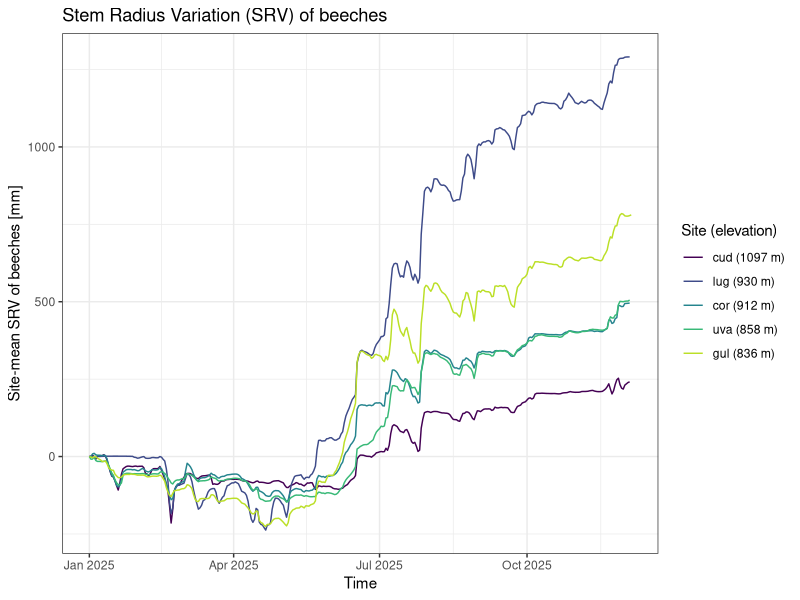
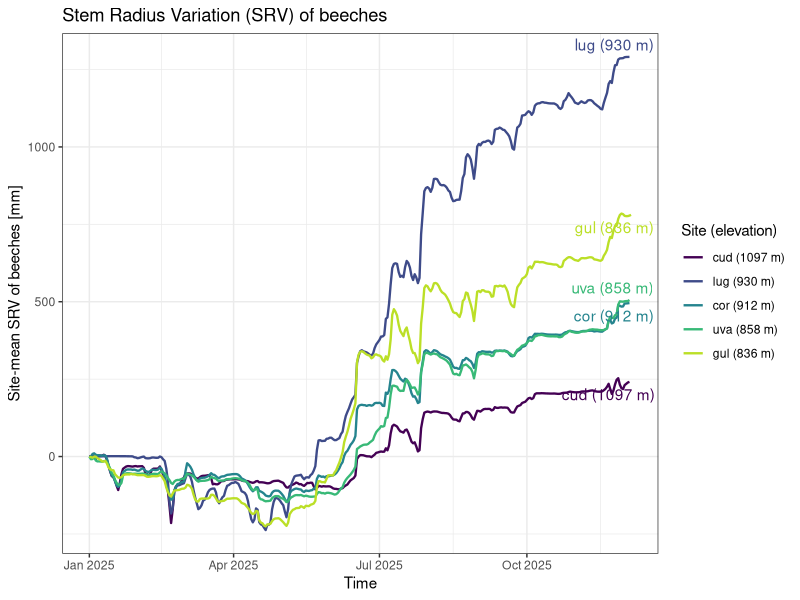
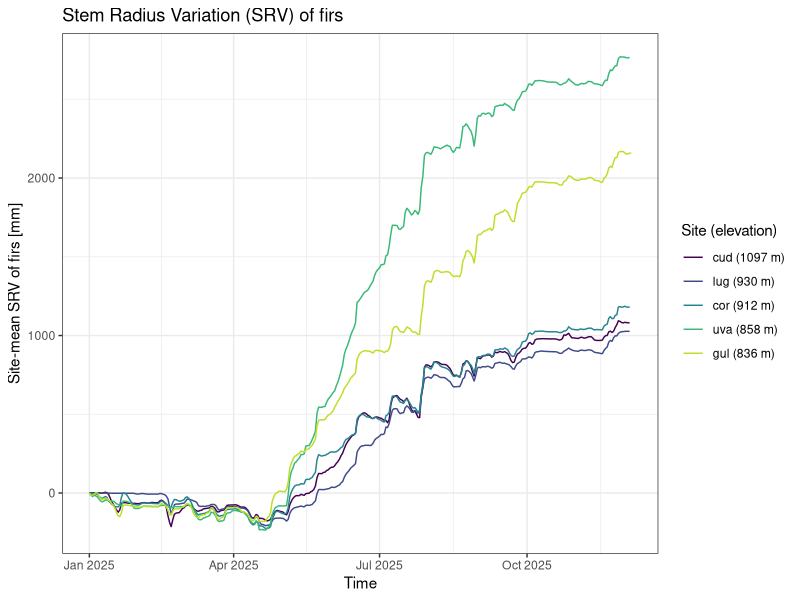
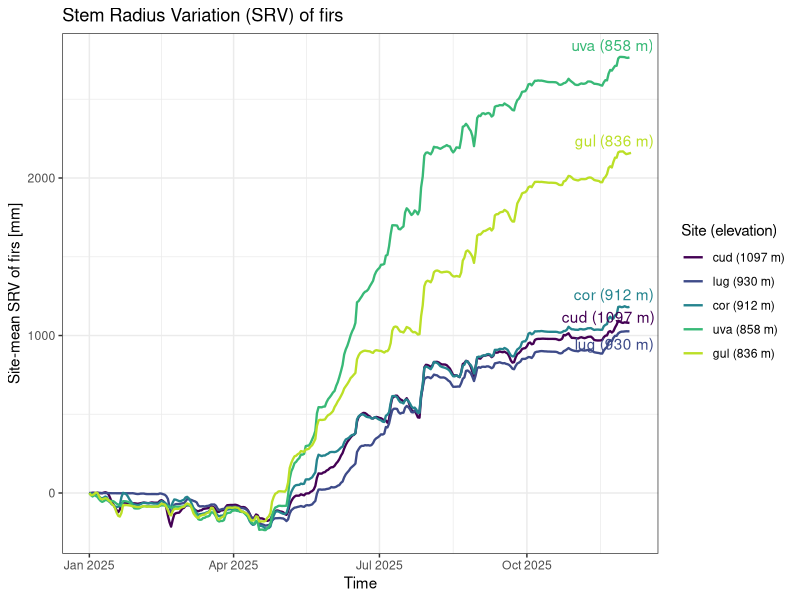
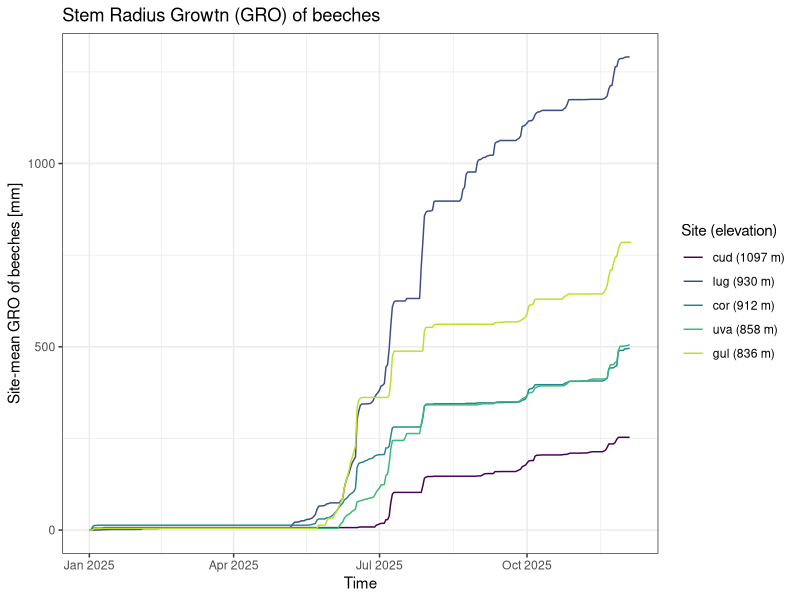
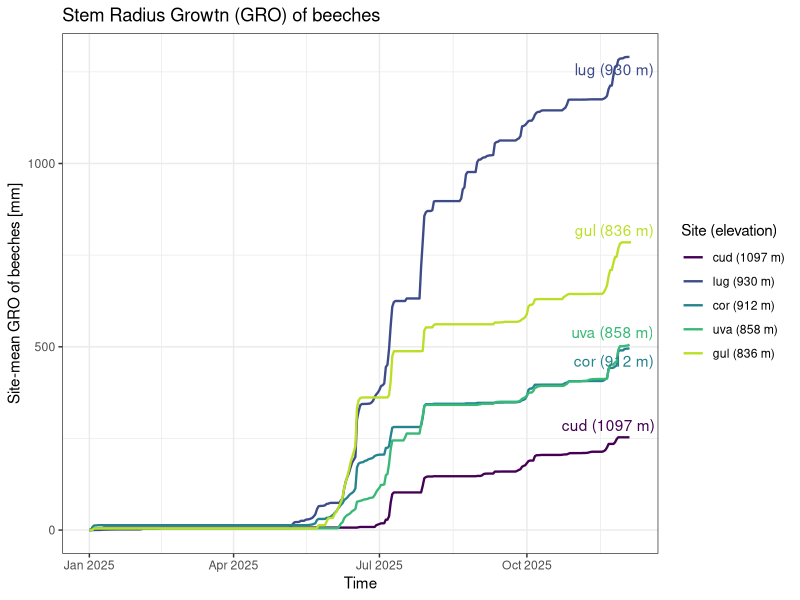
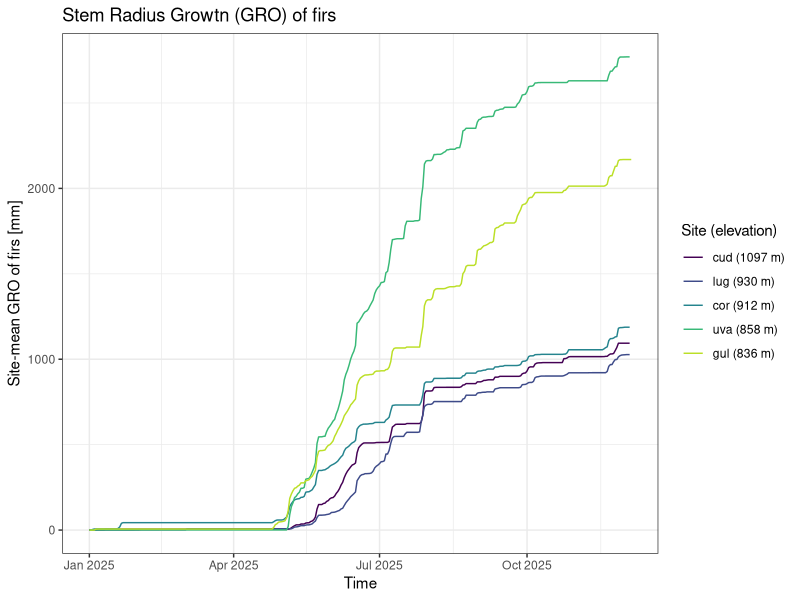
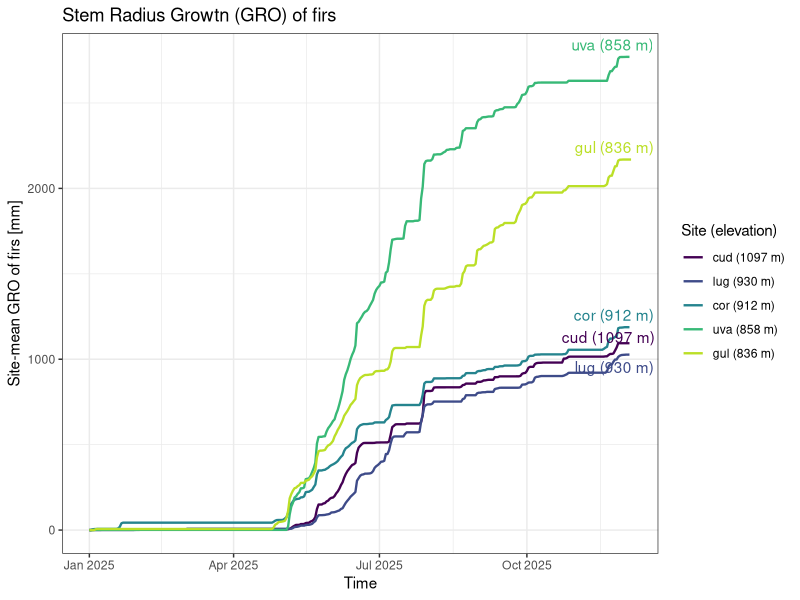

These figures' R source, in order:
library(readxl)
library(dplyr)
library(stringr)
library(tidyverse)
library(lubridate)
library(ggplot2)
library(ggrepel)



cud <- read_excel("data/003a_Cudinka_7ddm.xlsx")
cor <- read_excel("data/004a_CorUvala_11ddm.xlsx")
gul <- read_excel("data/005a_GulVrh_8ddm.xlsx")
uva <- read_excel("data/007a_Uvalica_8ddm.xlsx")
lug <- read_excel("data/009a_Lugarnica_9ddm.xlsx")

meta <- read_excel("dendrometers list.xlsx" )

# change the single digit serial number to double digit
# change the code for C.uval from CU to CO so CU is exluded to Cudinka
meta <- meta %>%
  mutate(
    `ddm_serial_no.` = sprintf("%02d",  as.integer(`ddm_serial_no.`)),
    CODE = if_else(
      Plot=="C.uvala" & str_detect (CODE, "^CU"),
      str_replace(CODE, "^CU", "CO"),
      CODE
    )
  )


head(meta)


# select only beech and fir
target_serials <- meta %>% 
  filter (str_detect(tolower(species), 
                     "fagus_sylvatica|abies_alba")) %>%
  pull ('ddm_serial_no.') %>%
  as.character()

dfs <- list(cud = cud, cor = cor, gul = gul, 
            uva = uva, lug = lug)

select_target <- function (df){
  serials <- str_match(names(df), "^\\d+\\.\\s*(\\d+)")[,2]
  keep <- names(df) == "Time" | serials %in% target_serials
  df [, keep, drop = FALSE]
}

beechfironly <- map(dfs, select_target)


# select the time series from 01/01/2025 to 12/05/2025
start_time <- as.POSIXct(
  "01/01/2025 01:00",
  format = "%m/%d/%Y %H:%M"
)

end_time <- as.POSIXct(
  "12/05/2025 01:00",
  format = "%m/%d/%Y %H:%M"
)


beechfir2025 <- lapply(beechfironly, function(data){
  data$Time <- as.POSIXct(
    data$Time, format = "%m/%d/%Y %H:%M"
  )
  data <- data[data$Time >= start_time & 
                 data$Time <= end_time,]
  return(data)
})


# keep only the time stamps at every half hour
beechfir2025_halfhr <- lapply(beechfir2025, function(data)
{
  data <- data [
    minute(data$Time)%in% c(0,30)&
      second (data$Time) == 0,
  ]
  return(data)
})

# remove N.A.
beechfir2025_halfhr_clean <- lapply(beechfir2025_halfhr, function(data)
{
  data <- na.omit(data) 
  return(data)
})


#### new codes compared to script01###
#### daily in stead of every 30 min.###

library(purrr)
beechfir2025_daily <- map(beechfir2025_halfhr_clean, function(df) {
  
  df %>%
    mutate(Date = as.Date(Time)) %>%
    group_by(Date) %>%
    summarise(
      across(where(is.numeric), ~ mean(.x, na.rm = TRUE)),
      .groups = "drop"
    ) %>%
    rename(Time = Date)
  
})

# define the cleaned data as MYDATA
MYDATA <- beechfir2025_daily

# calculate Stem radius variation
SRV <- lapply(names(MYDATA), function(site_name){
  data <- MYDATA[[site_name]]
  
  tree_cols <- colnames(data)[2:ncol(data)]
  SRV <- data.frame(Time = data$Time)
  
  for (col in tree_cols){
    values <- data[[col]]
    fluct <- (values - values[1])/(2*pi)*1000
    SRV[[col]] <- fluct
  }
  SRV$Time <- as.POSIXct(
    SRV$Time, format = "%m/%d/%Y %H:%M"
  )
  
  SRV$Site <-  site_name
  
  return (SRV)
})


# change the df names in SRV
names (SRV) <- c("cud","cor","gul","uva","lug")

# change the column names to each sensor's unique CODE
lookup <- setNames(meta$CODE,meta$ddm_serial_no.)

SRV <- lapply(SRV, function (df){
  old <- names(df)[-1]
  serial <- sub("^\\d+\\.\\s*(\\d+)\\s+Increment.*$", "\\1", old)
  new <- unname(lookup[serial])
  names(df)[-1] <- new
  df
})

# delete the last useless column in each df
SRV <- lapply(SRV, function(d) d[, !is.na(names(d))])

#create df for site elevatoin
elev <- data.frame(
  name = c("rap","med","cud","cor","gul","rje","uva",
           "pan","lug","vre"),
  elevation = c(542,685,1097,912,836,747,858,862,930,921),
  beech_num = c(7,4,2,4,3,6,4,5,4,0),
  fir_num = c(0,0,5,4,3,0,4,0,4,3)
)


# select all the sensors for beech, calculate the mean of beech sensors
# in each site, then create a df for site_mean 

fagus_codes <- meta$CODE [grepl("^Fagus_sylvatica", meta$species, 
                                ignore.case = TRUE)]

SRV_site_mean_beech <- bind_rows(lapply(names(SRV), function (s){
  df <- SRV[[s]]
  cols <- intersect(names(df),fagus_codes)

data.frame(
  Time = as.POSIXct(df$Time),
  site = s,
  mean_incr = rowMeans(df[, cols, drop = FALSE], na.rm = TRUE),
  n_sensors = length(cols)
)
}))


# add elevation to the site means
SRV_site_mean_beech <- SRV_site_mean_beech %>%
  left_join(elev %>% mutate(name = as.character(name)) %>% select(name, elevation),
            by = c("site" = "name")) %>%
  mutate(
    site_label = paste0(site, " (", elevation, " m)"),
    # order the legend from highest to lowest elevation
    site_label = factor(site_label,
                        levels = unique(site_label[order(-elevation)]))
  )

## plot the site means for beeches
ggplot(SRV_site_mean_beech, aes(Time, mean_incr, colour = site_label)) +
  geom_line() +
  scale_colour_viridis_d(option = "D", end = 0.9) +
  labs(
    title = "Stem Radius Variation (SRV) of beeches",
    y = "Site-mean SRV of beeches [mm]", colour = "Site (elevation)") +
  theme_bw()

## plot the site means for beeches
#library(ggrepel) # to add text labels to the lines

site_labels_SRVbeech <- SRV_site_mean_beech %>%
  group_by(site_label) %>%
  filter(Time == max(Time, na.rm = TRUE)) %>%
  ungroup()

ggplot(SRV_site_mean_beech, aes(Time, mean_incr, colour = site_label)) +
  geom_line(linewidth = 0.8) +
  geom_text_repel(
    data = site_labels_SRVbeech,
    aes(label = site_label),
    direction = "y",
    hjust = 0,
    nudge_x = 10000,
    segment.color = NA,
    show.legend = FALSE
  ) +
  scale_colour_viridis_d(option = "D", end = 0.9) +
  labs(
    title = "Stem Radius Variation (SRV) of beeches",
    y = "Site-mean SRV of beeches [mm]",
    x = "Time",
    colour = "Site (elevation)"
  ) +
  theme_bw()



### same thing, for firs

# select all the sensors for firs, calculate the mean of fir sensors
# in each site, then create a df for site_mean 

abies_codes <- meta$CODE [grepl("^Abies_alba", meta$species, 
                                ignore.case = TRUE)]

SRV_site_mean_fir <- bind_rows(lapply(names(SRV), function (s){
  df <- SRV[[s]]
  cols <- intersect(names(df),abies_codes)
  
  data.frame(
    Time = as.POSIXct(df$Time),
    site = s,
    mean_incr = rowMeans(df[, cols, drop = FALSE], na.rm = TRUE),
    n_sensors = length(cols)
  )
}))


# add elevation to the site means
SRV_site_mean_fir <- SRV_site_mean_fir %>%
  left_join(elev %>% mutate(name = as.character(name)) %>% select(name, elevation),
            by = c("site" = "name")) %>%
  mutate(
    site_label = paste0(site, " (", elevation, " m)"),
    # order the legend from highest to lowest elevation
    site_label = factor(site_label,
                        levels = unique(site_label[order(-elevation)]))
  )

## plot the site means for beeches
ggplot(SRV_site_mean_fir, aes(Time, mean_incr, colour = site_label)) +
  geom_line() +
  scale_colour_viridis_d(option = "D", end = 0.9) +
  labs(
    title = "Stem Radius Variation (SRV) of firs",
    y = "Site-mean SRV of firs [mm]", colour = "Site (elevation)") +
  theme_bw()

## plot the site means for beeches
#library(ggrepel) # to add text labels to the lines

site_labels_SRVfir <- SRV_site_mean_fir %>%
  group_by(site_label) %>%
  filter(Time == max(Time, na.rm = TRUE)) %>%
  ungroup()

ggplot(SRV_site_mean_fir, aes(Time, mean_incr, colour = site_label)) +
  geom_line(linewidth = 0.8) +
  geom_text_repel(
    data = site_labels_SRVfir,
    aes(label = site_label),
    direction = "y",
    hjust = 0,
    nudge_x = 10000,
    segment.color = NA,
    show.legend = FALSE
  ) +
  scale_colour_viridis_d(option = "D", end = 0.9) +
  labs(
    title = "Stem Radius Variation (SRV) of firs",
    y = "Site-mean SRV of firs [mm]",
    x = "Time",
    colour = "Site (elevation)"
  ) +
  theme_bw()


## calculate the GRO

GRO <- lapply(SRV, function(df) {
  df[-1] <- lapply(df[-1], cummax)   # all columns except Time
  df
})

GRO_site_mean_beech <- bind_rows(lapply(names(GRO), function (s){
  df <- GRO[[s]]
  cols <- intersect(names(df),fagus_codes)
  
  data.frame(
    Time = as.POSIXct(df$Time),
    site = s,
    mean_incr = rowMeans(df[, cols, drop = FALSE], na.rm = TRUE),
    n_sensors = length(cols)
  )
}))


# add elevation to the site means
GRO_site_mean_beech <- GRO_site_mean_beech %>%
  left_join(elev %>% mutate(name = as.character(name)) %>% select(name, elevation),
            by = c("site" = "name")) %>%
  mutate(
    site_label = paste0(site, " (", elevation, " m)"),
    # order the legend from highest to lowest elevation
    site_label = factor(site_label,
                        levels = unique(site_label[order(-elevation)]))
  )

## plot the site means for beeches
ggplot(GRO_site_mean_beech, aes(Time, mean_incr, colour = site_label)) +
  geom_line() +
  scale_colour_viridis_d(option = "D", end = 0.9) +
  labs(
    title = "Stem Radius Growtn (GRO) of beeches",
    y = "Site-mean GRO of beeches [mm]", colour = "Site (elevation)") +
  theme_bw()

## plot the site means for beeches with added text labels to the lines

site_labels_GRObeech <- GRO_site_mean_beech %>%
  group_by(site_label) %>%
  filter(Time == max(Time, na.rm = TRUE)) %>%
  ungroup()

ggplot(GRO_site_mean_beech, aes(Time, mean_incr, colour = site_label)) +
  geom_line(linewidth = 0.8) +
  geom_text_repel(
    data = site_labels_GRObeech,
    aes(label = site_label),
    direction = "y",
    hjust = 0,
    nudge_x = 10000,
    segment.color = NA,
    show.legend = FALSE
  ) +
  scale_colour_viridis_d(option = "D", end = 0.9) +
  labs(
    title = "Stem Radius Growtn (GRO) of beeches",
    y = "Site-mean GRO of beeches [mm]",
    x = "Time",
    colour = "Site (elevation)"
  ) +
  theme_bw()



### same thing, for firs

GRO_site_mean_fir <- bind_rows(lapply(names(GRO), function (s){
  df <- GRO[[s]]
  cols <- intersect(names(df),abies_codes)
  
  data.frame(
    Time = as.POSIXct(df$Time),
    site = s,
    mean_incr = rowMeans(df[, cols, drop = FALSE], na.rm = TRUE),
    n_sensors = length(cols)
  )
}))


# add elevation to the site means
GRO_site_mean_fir <- GRO_site_mean_fir %>%
  left_join(elev %>% mutate(name = as.character(name)) %>% select(name, elevation),
            by = c("site" = "name")) %>%
  mutate(
    site_label = paste0(site, " (", elevation, " m)"),
    # order the legend from highest to lowest elevation
    site_label = factor(site_label,
                        levels = unique(site_label[order(-elevation)]))
  )

## plot the site means for beeches
ggplot(GRO_site_mean_fir, aes(Time, mean_incr, colour = site_label)) +
  geom_line() +
  scale_colour_viridis_d(option = "D", end = 0.9) +
  labs(
    title = "Stem Radius Growtn (GRO) of firs",
    y = "Site-mean GRO of firs [mm]", colour = "Site (elevation)") +
  theme_bw()

## plot the site means for beeches
#library(ggrepel) # to add text labels to the lines

site_labels_GROfir <- GRO_site_mean_fir %>%
  group_by(site_label) %>%
  filter(Time == max(Time, na.rm = TRUE)) %>%
  ungroup()

ggplot(GRO_site_mean_fir, aes(Time, mean_incr, colour = site_label)) +
  geom_line(linewidth = 0.8) +
  geom_text_repel(
    data = site_labels_GROfir,
    aes(label = site_label),
    direction = "y",
    hjust = 0,
    nudge_x = 10000,
    segment.color = NA,
    show.legend = FALSE
  ) +
  scale_colour_viridis_d(option = "D", end = 0.9) +
  labs(
    title = "Stem Radius Growtn (GRO) of firs",
    y = "Site-mean GRO of firs [mm]",
    x = "Time",
    colour = "Site (elevation)"
  ) +
  theme_bw()

# calculate the TWD tree water deficit based on SRV and GRO

TWD <- Map(function(gro, srv) {
  out <- srv                       # keeps Time and the structure
  out[-1] <- srv[-1] - gro[-1]    # GRO - SRV, all columns except Time
  out
}, GRO, SRV)

TWD_site_mean_beech <- bind_rows(lapply(names(TWD), function (s){
  df <- TWD[[s]]
  cols <- intersect(names(df),fagus_codes)
  
  data.frame(
    Time = as.POSIXct(df$Time),
    site = s,
    mean_incr = rowMeans(df[, cols, drop = FALSE], na.rm = TRUE),
    n_sensors = length(cols)
  )
}))


# add elevation to the site means
TWD_site_mean_beech <- TWD_site_mean_beech %>%
  left_join(elev %>% mutate(name = as.character(name)) %>% select(name, elevation),
            by = c("site" = "name")) %>%
  mutate(
    site_label = paste0(site, " (", elevation, " m)"),
    # order the legend from highest to lowest elevation
    site_label = factor(site_label,
                        levels = unique(site_label[order(-elevation)]))
  )

## plot the site means for beeches
ggplot(TWD_site_mean_beech, aes(Time, mean_incr, colour = site_label)) +
  geom_line() +
  scale_colour_viridis_d(option = "D", end = 0.9) +
  labs(
    title = "Tree Water Deficit (TWD) of beeches",
    y = "Site-mean TWD of beeches [mm]", colour = "Site (elevation)") +
  theme_bw()

### same thing, for firs
TWD_site_mean_fir <- bind_rows(lapply(names(TWD), function (s){
  df <- TWD[[s]]
  cols <- intersect(names(df),abies_codes)
  
  data.frame(
    Time = as.POSIXct(df$Time),
    site = s,
    mean_incr = rowMeans(df[, cols, drop = FALSE], na.rm = TRUE),
    n_sensors = length(cols)
  )
}))


# add elevation to the site means
TWD_site_mean_fir <- TWD_site_mean_fir %>%
  left_join(elev %>% mutate(name = as.character(name)) %>% select(name, elevation),
            by = c("site" = "name")) %>%
  mutate(
    site_label = paste0(site, " (", elevation, " m)"),
    # order the legend from highest to lowest elevation
    site_label = factor(site_label,
                        levels = unique(site_label[order(-elevation)]))
  )

## plot the site means for beeches
ggplot(TWD_site_mean_fir, aes(Time, mean_incr, colour = site_label)) +
  geom_line() +
  scale_colour_viridis_d(option = "D", end = 0.9) +
  labs(
    title = "Tree Water Deficit (TWD) of firs",
    y = "Site-mean TWD of firs [mm]", colour = "Site (elevation)") +
  theme_bw()

## one global max for each species
## standardized by the 95% quantile
## all TWD values are between -1 to 0.
q95beech <-  quantile (abs(TWD_site_mean_beech$mean_incr),0.95, na.rm=TRUE)
TWD_beech_std <- TWD_site_mean_beech
TWD_beech_std$mean_incr_std <- TWD_site_mean_beech$mean_incr / q95beech

q95fir <- quantile (abs(TWD_site_mean_fir$mean_incr), 0.95, na.rm=TRUE)
TWD_fir_std <- TWD_site_mean_fir
TWD_fir_std$mean_incr_std <- TWD_site_mean_fir$mean_incr / q95fir

## complete the two TWD df by adding species column
TWD_beech_std$species <- "beech"
TWD_fir_std$species   <- "fir"
## merge df of two species into one df.
TWD_std <- rbind(TWD_beech_std, TWD_fir_std)


ggplot(TWD_std, aes(x = Time, y = mean_incr_std, color = species)) +
  geom_line(linewidth = 0.4) +
  facet_wrap(~ site_label, ncol = 1) +
  scale_color_manual(values = c(beech = "#fc4e07", fir = "#1177b4")) +
  scale_x_datetime(
    date_breaks = "1 month",      
    date_labels = "%b %d"     # e.g. "Jun 01"; use "%b" for month only
  ) +
  labs(
    title = "Comparing TWD between beech and fir across elevations, Plitvice 2025",
    x = NULL, y = "Standardised TWD (Tree Water Deficit)", color = "Species") +
  theme_bw() +
  theme(legend.position = "top",
        axis.text.x = element_text(angle = 45, hjust = 1))
